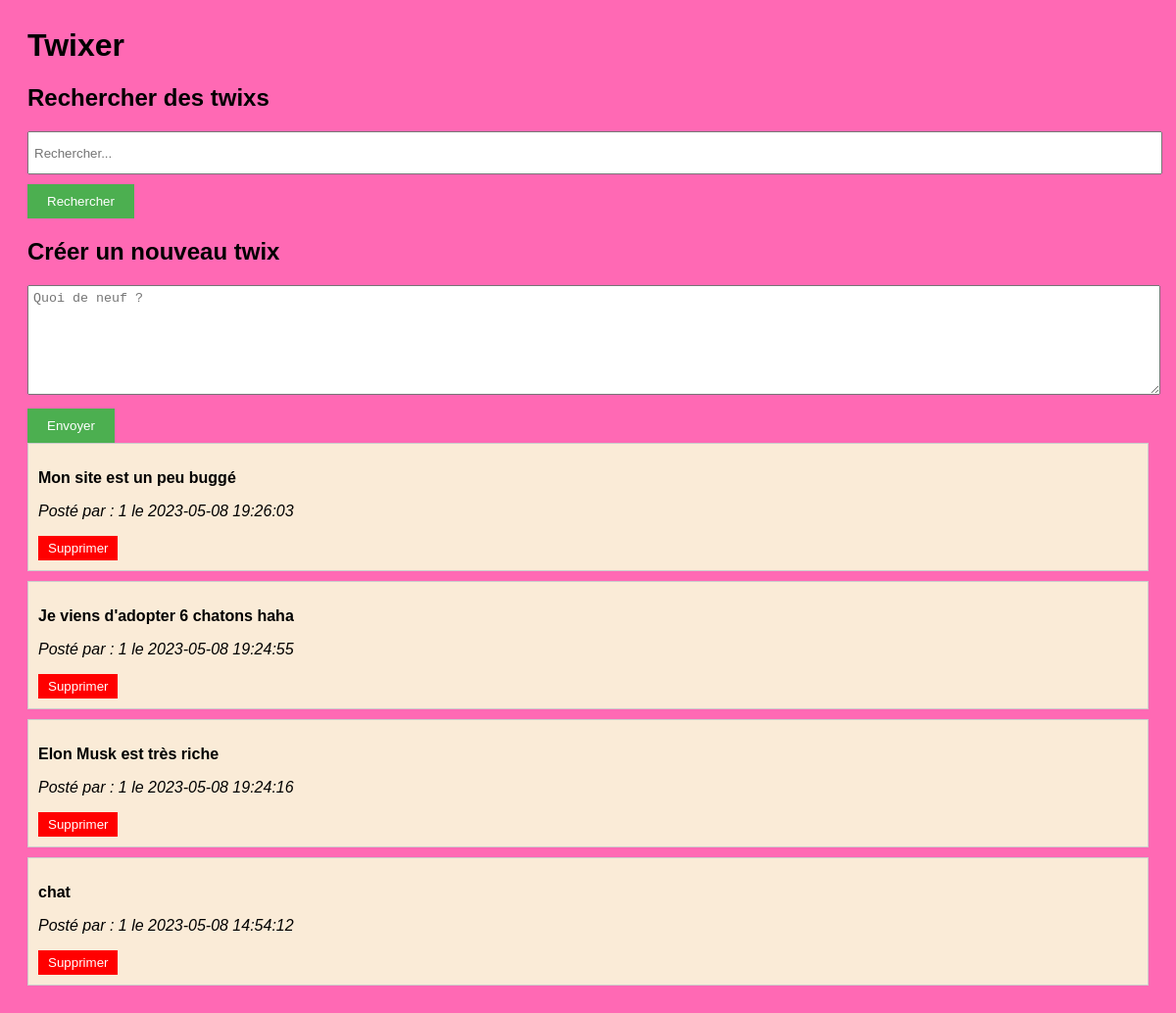
The page / on the database its author committed.
### tables this page shows
CREATE TABLE `tweets` (
  `id` int NOT NULL,
  `content` varchar(255) NOT NULL,
  `created_at` datetime DEFAULT CURRENT_TIMESTAMP,
  `user_id` int DEFAULT NULL
);

### index.php (the view, shortened to what this page needs)
<?php
require "config.php";
$requete = $database->prepare("SELECT * FROM tweets ORDER BY created_at DESC");
$requete->execute();
$tweets = $requete->fetchAll(PDO::FETCH_ASSOC);
?>
<!DOCTYPE html>
<html>
<head>
    <link rel="stylesheet" type="text/css" href="style.css">
</head>
<body>
    <h1>Twixer</h1>
<h2>Rechercher des twixs</h2>
<form method="get" action="search.php">
    <input type="text" name="term" placeholder="Rechercher...">
    <button type="submit">Rechercher</button>
</form>
<h2>Créer un nouveau twix</h2>
<form method="post" action="add_tweet.php">
    <textarea name="content" placeholder="Quoi de neuf ?"></textarea>
    <button type="submit">Envoyer</button>
</form>
    <div class="tweets">
        <?php foreach ($tweets as $tweet): ?>
            <div class="tweet">
                <p class="content"><?= $tweet['content'] ?></p>
                <p class="user">Posté par : <?= $tweet['user_id'] . $tweet['photo'] ?> le <?= $tweet['created_at']; ?></p>
                <form method="post" action="delete_tweet.php">
                    <button type="submit" class="delete-btn">Supprimer</button>
                </form>
            </div>
        <?php endforeach; ?>
    </div>
</body>
</html>

### style.css (style rules this page uses)
body { background-color: hotpink; font-family: Arial, sans-serif; padding: 20px; }
h1 { margin-top: 0; }
.tweets { margin-bottom: 20px; }
.tweet { border: 1px solid #ccc; padding: 10px; margin-bottom: 10px; background-color: antiquewhite; }
.content { font-weight: bold; }
.user { font-style: italic; }
.delete-btn { background-color: #ff0000; color: #fff; border: none; padding: 5px 10px; cursor: pointer; }
textarea { width: 100%; height: 100px; margin-bottom: 10px; }
button { background-color: #4caf50; color: #fff; border: none; padding: 10px 20px; cursor: pointer; }
input, textarea { margin-bottom: 10px; padding: 5px; width: 100%; }
input[type="text"], input[type="email"], input[type="password"] { height: 30px; }

### rows shown on the page
tweets: content "Mon site est un peu buggé", user "1", created_at "2023-05-08 19:26:03"
tweets: content "Je viens d'adopter 6 chatons haha", user "1", created_at "2023-05-08 19:24:55"
tweets: content "Elon Musk est très riche", user "1", created_at "2023-05-08 19:24:16"
tweets: content "chat", user "1", created_at "2023-05-08 14:54:12"
